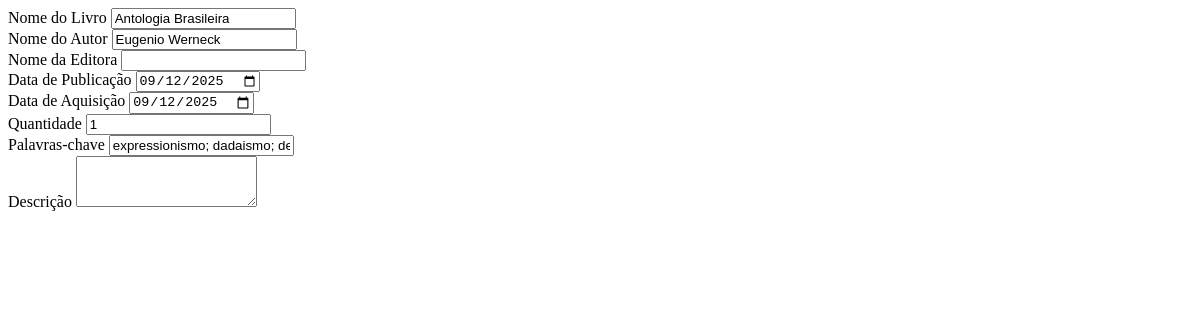
The page /livros/form/1 (signed in) on the database as committed earlier.
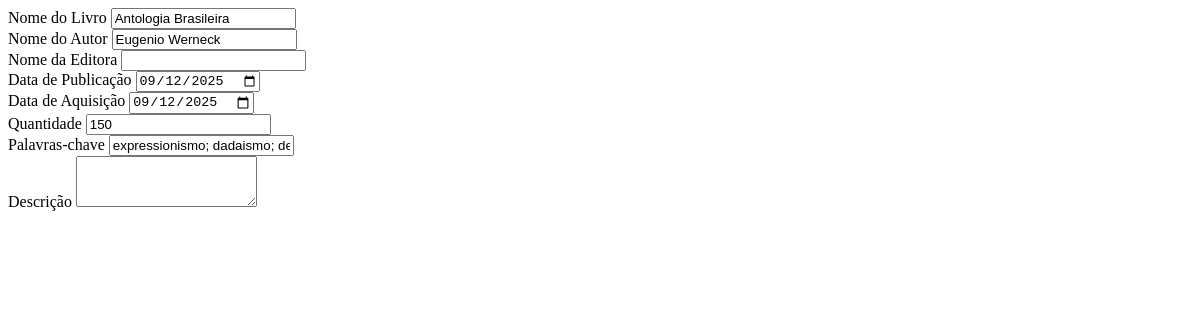
The same page on the database as committed later.
### app/models.py (models this page shows, shortened)
class Book(db.Model):
    __tablename__ = 'books'
    bookId = db.Column(db.Integer, primary_key=True, autoincrement=True)
    bookName = db.Column(db.String, nullable=False)
    amount = db.Column(db.Integer, nullable=False)
    authorName = db.Column(db.String, nullable=True)
    publisherName = db.Column(db.String, nullable=True)
    publishedDate = db.Column(db.Date, nullable=True)
    acquisitionDate = db.Column(db.Date, nullable=True)
    description = db.Column(db.Text, nullable=True)
    creationDate = db.Column(db.Date, nullable=False, default=date.today)
    lastUpdate = db.Column(db.Date, nullable=False, default=date.today)
    createdBy = db.Column(db.Integer, db.ForeignKey('users.userId'), nullable=False)
    updatedBy = db.Column(db.Integer, db.ForeignKey('users.userId'), nullable=False)
    keywords = db.relationship('KeyWord', secondary='KeyWordBooks', backref='books')

### app/routes.py (the view)
@bp.route('/livros/form', defaults={'book_id': None}, methods=['GET'])
@bp.route('/livros/form/<int:book_id>', methods=['GET'])
@login_required
def get_book_form(book_id):
    if book_id:
        book = Book.query.get_or_404(book_id)
        form = BookForm(obj=book)
        form.keyWords.data = '; '.join([kw.word for kw in book.keywords])
    else:
        form = BookForm()
    return render_template('_book_form.html', form=form, book_id=book_id)

### app/forms.py
class BookForm(FlaskForm):
    bookName = StringField('Nome do Livro', validators=[DataRequired()])
    amount = IntegerField('Quantidade', default=1, validators=[
        DataRequired(), NumberRange(min=1)])
    authorName = StringField('Nome do Autor', validators=[Optional()])
    publisherName = StringField('Nome da Editora', validators=[Optional()])
    publishedDate = DateField(
        'Data de Publicação', format='%Y-%m-%d', validators=[Optional()])
    acquisitionDate = DateField('Data de Aquisição',
                                format='%Y-%m-%d', validators=[Optional()])
    description = TextAreaField('Descrição', validators=[Optional()])
    keyWords = StringField('Palavras-chave', validators=[Optional()])
    submit = SubmitField('Cadastrar')

### app/templates/_book_form.html (shortened to what this page needs)
<form id="bookModalForm" action="{{ url_for('main.novo_livro') if not book_id else url_for('main.editar_livro', book_id=book_id) }}" method="POST">
    <div class="mb-3">
        {{ form.bookName.label(class="form-label") }}
        {{ form.bookName(class="form-control") }}
    </div>
    <div class="mb-3">
        {{ form.authorName.label(class="form-label") }}
        {{ form.authorName(class="form-control") }}
    </div>
    <div class="mb-3">
        {{ form.publisherName.label(class="form-label") }}
        {{ form.publisherName(class="form-control") }}
    </div>
    <div class="row">
        <div class="col-md-6 mb-3">
            {{ form.publishedDate.label(class="form-label") }}
            {{ form.publishedDate(class="form-control", type="date") }}
        </div>
        <div class="col-md-6 mb-3">
            {{ form.acquisitionDate.label(class="form-label") }}
            {{ form.acquisitionDate(class="form-control", type="date") }}
        </div>
    </div>
    <div class="mb-3">
        {{ form.amount.label(class="form-label") }}
        {{ form.amount(class="form-control", type="number") }}
    </div>
    <div class="mb-3">
        {{ form.keyWords.label(class="form-label") }}
        {{ form.keyWords(class="form-control", placeholder="Separe as tags com ponto e vírgula (;)") }}
    </div>
    <div class="mb-3">
        {{ form.description.label(class="form-label") }}
        {{ form.description(class="form-control", rows=3) }}
    </div>
</form>

Rows that differ between the two databases and show on the page:
changed Book "Antologia Brasileira": amount "1" → "150"
